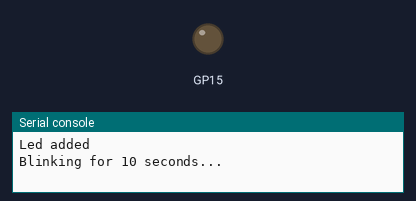
A program run on a simulated Raspberry Pi Pico running MicroPython. Shown: output pins drawn as LEDs (lit = HIGH), the last lines printed to the serial console. At 11.0 s the program stops and its outputs stay as they are.

Above: at 0.2 s.
At 10.1 s:
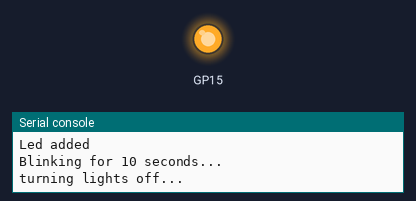
Timing chart, 0 to 12.5 s (numbered marks = the images above):
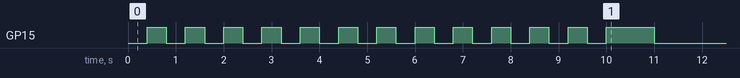

The program:

P1_L1_Cabalona.py
```python
#Mark Cabalona
#BSCS - 2A
#Project 1 (blinking led light)

from machine import Pin, Timer
import time

def main():
    ledLight = LedLight()#initialize ledlight object

    #project1 blink
    #uncomment codes below to run the lab 1 !!comment the codes for project1
    ledLight.addLed(Pin(15,Pin.OUT))
    ledLight.blink(duration = 10)#blink for 10 seconds

    #end of project1

    #lab 1 turn on from L - R, and turn of from R - L
    #uncomment codes below to run the lab 1 !!comment the codes for project1
    #for pin in range(8,16):
    #    ledLight.addLed(Pin(pin,Pin.OUT))
    #ledLight.toggleAllOnebyOne()

    #end of lab 1


    del ledLight#delete the ledlight object

class LedLight:
    def __init__(self):
        self.leds = []
        self.timer = Timer()

    def addLed(self,led:Pin):
        print("Led added")
        self.leds.append(led)

    def blink(self,duration:int = 3)->None:
        '''
            toggle all leds in self.leds at the same time on and off
        '''
        print(f"Blinking for {duration} seconds...")
        self.timer.init(freq=2.5, mode=Timer.PERIODIC, callback=lambda timer:[led.toggle() for led in self.leds])
        time.sleep(duration)#pause the execution of the program
        self._dispose()#make sure that all leds are turned off

    def toggleAllOnebyOne(self):
        '''
            toggle all leds from left to right on, and turn it off from left to right
        '''
        _leds = self.leds
        [self.myToggle(led) for led in _leds]
        _leds.reverse()
        [self.myToggle(led) for led in _leds]
        self._dispose()#make sure that all leds are turned off

    def myToggle(self,led:Pin):
        led.toggle()
        time.sleep(1)


    #turn off led
    def _dispose(self)->None:
        print("turning lights off...")
        self.timer.deinit()
        for led in self.leds:
            if led.value() == 1:
                time.sleep(1)
                led.toggle()


if __name__ == "__main__":
    main()
```

Measured:
- by itself, GP15: goes 12 × (HIGH 0.40 s, LOW 0.40 s), HIGH 1.0 s, then LOW
